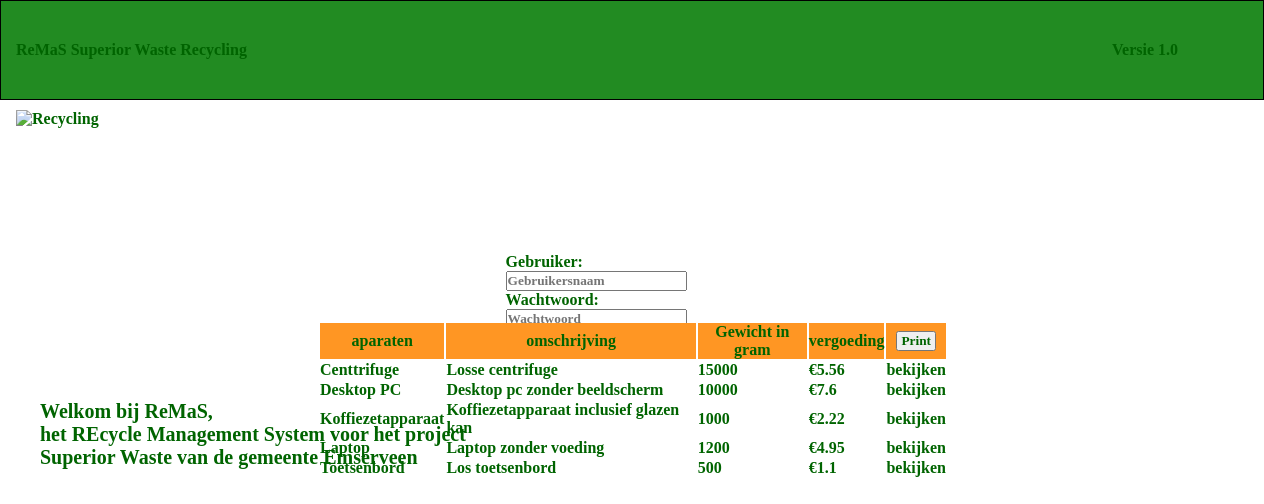
Screenshot of /verwerking/index.php with the database file from the repository.
### tables this page shows
CREATE TABLE `apparaten` (
  `ID` int(11) NOT NULL,
  `Naam` varchar(40) NOT NULL,
  `Omschrijving` varchar(200) DEFAULT NULL,
  `Vergoeding` float NOT NULL,
  `GewichtGram` int(11) DEFAULT NULL
);

### Modules/Functies.php (called while the page is built, shortened)
<?php
  function LoginCheck($pdo)
      {
          if (isset($_SESSION['user_id'], $_SESSION['username'],$_SESSION['login_string']))
          {
              $id = $_SESSION['user_id'];
              $loginstring = $_SESSION['login_string'];
              $username = $_SESSION['username'];
              $userbrowser = $_SERVER['HTTP_USER_AGENT'];
              $parameters = array(':ID'=>$id);
              $sth = $pdo->prepare('SELECT Wachtwoord FROM medewerkers WHERE ID = :ID LIMIT 1');
              $sth->execute($parameters);
              if ($sth->rowCount() == 1)
                  {
                      $row = $sth->fetch();
                      $logincheck = hash('sha512', $row['Wachtwoord'] . $userbrowser);
                        if ($logincheck == $loginstring)
                            return true;
                                  else
                                      return false;
                  } else
                      return false;
          } else
                  return false;
      }
        ?>

### verwerking/index.php (the view, shortened to what this page needs)
<?php
    require('../Modules/Functies.php');
    $pdo = ConnectDB();
?>
<!DOCTYPE html>
<html>
    <head >
        <link rel="stylesheet" type="text/css" href="../Style.css" />
    </head>
    <header>
        <?php
            if (LoginCheck($pdo)==false) {
                require("../Modules/Inloggen.php");
            }else{
                    require("../Menu/Titelbalk.php");
            }
        ?>
    </header>
    <body>
        <div id="div_print" class="schema">
            <table class="table" >
                <thead class="" style="background-color: #ff9623;">
                    <tr>
                    <th scope="col">aparaten</th>
                    <th scope="col">omschrijving</th>
                    <th scope="col">Gewicht in gram</th>
                    <th scope="col">vergoeding</th>
                    <th scope="col"><input name="b_print" type="button" class="ipt"   onClick="printdiv('div_print');" value=" Print "></th>
                    </tr>
                </thead>
                    <?php
                        $sth = $pdo->prepare('SELECT * from apparaten');
                        $sth ->execute();
                        while ($row = $sth->fetch()) {
                     ?>
                <tr>
                    <td scope="col"><?php echo $row['Naam']; ?></td>
                    <td scope="col"><?php echo $row['Omschrijving']; ?></td>
                    <td scope="col"><?php echo $row['GewichtGram']; ?></td>
                    <td scope="col">€<?php echo $row['Vergoeding']; ?></td>
                    <td scope="col"><a href="index.php?p=aparaten&bekijken=<?php echo $row['ID'];?>">bekijken</a></td>
                </tr>
                <?php } ?>
            </table>
        </div>
    </body>
</html>

### Modules/Inloggen.php (shortened to what this page needs)
			<?php
if(isset($_POST['Inloggen']))
{
	$username=$_POST['User'];
	$password=$_POST['Pass'];
	login($username, $password, $pdo);
}
else
{
	require('./Forms/InloggenForm.php');
}
?>

### Forms/InloggenForm.php (shortened to what this page needs)
<form class="form" action="" method="post">
    <div class="titelBalk">
        <div class="content">
            <div class="left">
                  <img class="menuImage" src="https://www.recyclingmagazine.nl/wp-content/uploads/2019/03/dreams.metroeve_recycling-dreams-meaning.gif" alt="Recycling">
                  <a class="slogan">ReMaS Superior Waste Recycling</a>
            </div>
            <div class="right">
                <div class="username">
                    <a class="versie">Versie 1.0</a>
                </div>
            </div>
        </div>
    </div>
    <div class="tekst">
            Welkom bij ReMaS, <br />
            het REcycle Management System voor het project <br />
            Superior Waste van de gemeente Emserveen<br /><br />
    </div>
    <label>Gebruiker:</br><input type="text" placeholder="Gebruikersnaam"name="User" value=""></label></br>
    <label>Wachtwoord:</br><input type="password" placeholder="Wachtwoord" name="Pass" value=""></label></br>
    <input type="submit" name="Inloggen" value="Inloggen">
</form>

### Style.css (style rules this page uses)
* { font-family:'Arial Rounded MT'; font-weight: bold; color: darkgreen; margin:0px; padding:0px; text-decoration: none; }
body { padding-top: 200px; }
.menuImage { width: auto; height: 80px; padding-right: 15px; position: absolute; top: 110px; }
.form { position: absolute; top: 50%; left: 50%; transform: translate(-50%, -50%); padding: 20px; background-color: white; width: 100%; height: 100%; padding-top: 20%; padding-left: 40%; box-sizing: border-box; }
.titelBalk { position: fixed; top: 0; left: 0; box-sizing: border-box; width: 100%; height: 100px; }
.content { box-sizing: border-box; display: flex; justify-content: space-between; width: 100%; height: 100px; padding: 15px; border: solid black 1px; background-color: forestgreen; }
.left { display: flex; align-items: center; }
.right { display: flex; align-items: center; padding-right: 50px; }
.versie { padding-right: 10px; }
.username { padding-right: 10px;; }
.tekst { position: absolute; top: 400px; font-size: 20px; left: 40px; }
.schema { position: absolute; top: 50%; left: 50%; transform: translate(-50%, -50%); }

### rows the page displays
apparaten: Naam "Centtrifuge", Omschrijving "Losse centrifuge", GewichtGram "15000", Vergoeding "5.56"
apparaten: Naam "Desktop PC", Omschrijving "Desktop pc zonder beeldscherm", GewichtGram "10000", Vergoeding "7.6"
apparaten: Naam "Koffiezetapparaat", Omschrijving "Koffiezetapparaat inclusief glazen kan", GewichtGram "1000", Vergoeding "2.22"
apparaten: Naam "Laptop", Omschrijving "Laptop zonder voeding", GewichtGram "1200", Vergoeding "4.95"
apparaten: Naam "Toetsenbord", Omschrijving "Los toetsenbord", GewichtGram "500", Vergoeding "1.1"
